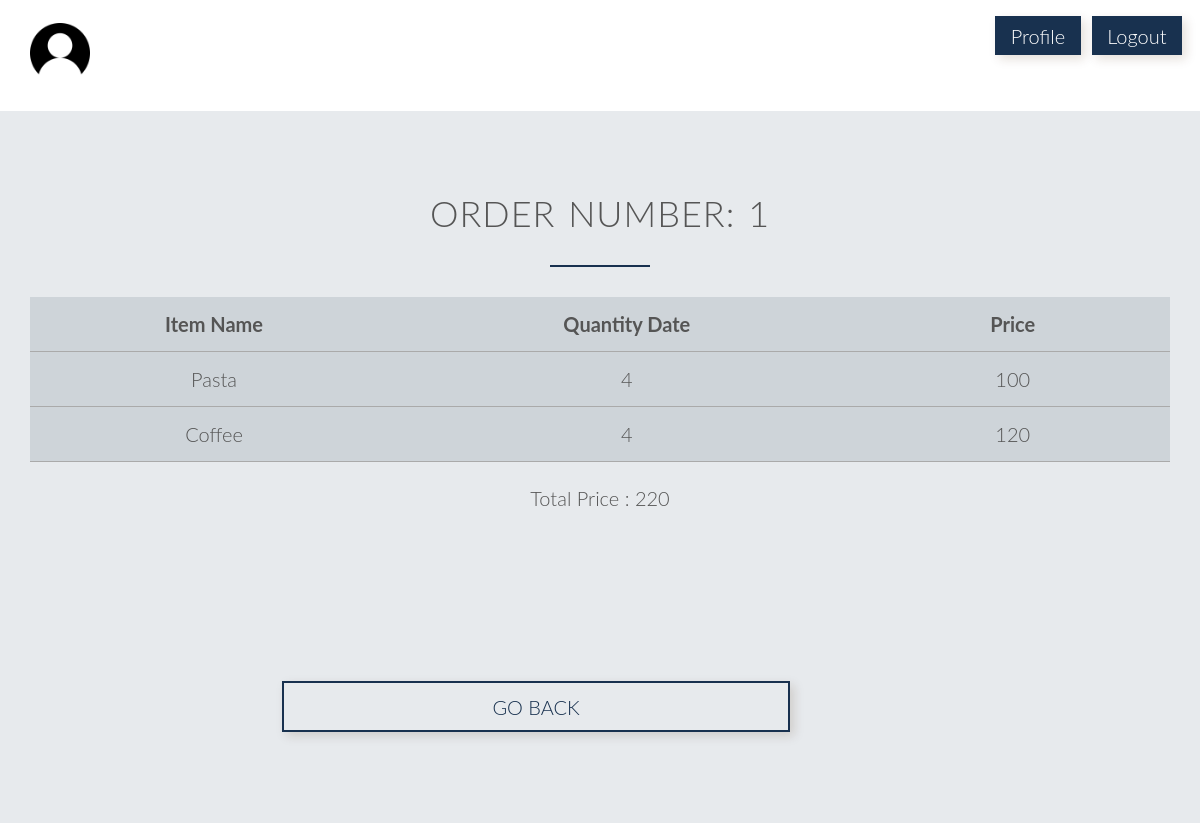
The page /empordview.php?oid=1 (signed in) on the database its author committed.
### tables this page shows
CREATE TABLE `orderdet` (
  `oid` int(11) DEFAULT NULL,
  `iid` int(11) DEFAULT NULL,
  `qty` int(11) DEFAULT NULL
);

CREATE TABLE `sjtalacarte` (
  `iid` int(11) NOT NULL,
  `name` varchar(30) DEFAULT NULL,
  `price` int(11) DEFAULT NULL,
  `time` int(11) NOT NULL
);

CREATE TABLE `ord` (
  `oid` int(11) NOT NULL,
  `cid` int(11) DEFAULT NULL,
  `custid` varchar(10) DEFAULT NULL,
  `odate` date DEFAULT NULL,
  `cost` int(11) DEFAULT NULL,
  `status` varchar(15) DEFAULT NULL,
  `eid` int(11) DEFAULT NULL
);

### empordview.php (the view, shortened to what this page needs)
<!DOCTYPE html>
<?php
    include('sessioncust.php');
    $oid = $_GET['oid'];
?>
<html>
    <head>
        <link rel="stylesheet" type="text/css" href="css/stordstatc.css">
        <link rel="stylesheet" type="text/css" href="css/grid.css">
    </head>
    <body>
        <section class="section-cant">
            <div class="row">
                <div class="col span-10-of-12">
                    <img src="images/person.png" style="border-radius: 20%; width: 5vw;">
                </div>
                <div class="col span-1-of-12"><a style="text-decoration: none; background-color: #18314f; padding: 10% 20%; color: white; vertical-align: text-bottom; margin-top: 20%; margin-bottom: 20%; box-shadow: 4px 4px 10px rgba(72, 39, 10, 0.15)" href="profile.php">Profile</a></div>
                <div class="col span-1-of-12"><a style="text-decoration: none; background-color: #18314f; padding: 10% 20%; color: white; vertical-align: text-bottom; margin-top: 20%; margin-bottom: 20%; box-shadow: 4px 4px 10px rgba(72, 39, 10, 0.15)" href="index.php">Logout</a></div>
            </div>
        </section>
        <section class="section-plans">
			<div class="row">
				<h2>Order Number: <?php
                        echo $oid;
                    ?></h2>
			</div>
            <div class="row">
                <table>
                    <tr>
                        <td width=15 style="text-align: center;"><strong>Item Name</strong></td>
                        <td width=15 style="text-align: center;"><strong>Quantity Date</strong></td>
                        <td width=15 style="text-align: center;"><strong>Price</strong></td>
                    </tr>
                    <?php
                        $c = "select * from ord where oid='$oid'";
                        $res = mysqli_query($db,$c);
                        $det = mysqli_fetch_array($res,MYSQLI_ASSOC);
                        $q = "SELECT * from orderdet where oid='$oid'";
                        $r = mysqli_query($db,$q);
                        while($item = mysqli_fetch_array($r,MYSQLI_ASSOC)){
                            $iid = $item['iid'];
                            if($det['cid']==919){
                                $s = "select * from sjtalacarte where iid='$iid'";
                                $quer = mysqli_query($db,$s);
                                $ala = mysqli_fetch_array($quer,MYSQLI_ASSOC);
                                echo "<tr><td style=\"text-align: center;\">".$ala['name']."</td><td style=\"text-align: center;\">".$item['qty']."</td><td style=\"text-align: center;\">".$item['qty']*$ala['price']."</td></tr>";
                            }
                        }
                    ?>
                </table>
                <div style="text-align:center; margin-top: 2vw;">Total Price : <?php echo $det['cost']; ?></div>
            </div>
		</section>
        <section class="section-plans">
            <div class="row">
                <a style="text-decoration: none; color:#18314f;" href="emphome.php">
                    <div class="col span-5-of-11" style="box-shadow: 4px 4px 10px rgba(72, 39, 10, 0.15); text-align: center; padding: 1%;border: 2px solid #18314f;margin-left:21vw;">
                        GO BACK
                    </div>
                </a>
            </div>
        </section>
   </body>
</html>

### css/stordstatc.css (style rules this page uses)
* { margin:0; padding: 0; -webkit-box-sizing: border-box; box-sizing: border-box; }
html, body { background-color: #fff; color: #555; font-family: 'Lato','Arial', sans-serif; font-weight: 300; font-size: 20px; text-rendering: optimizeLegibility; overflow-x: hidden; }
.row { max-width: 1140px; margin: 0 auto; }
section { padding: 80px 0px; }
h1, h2, h3 { font-weight: 300; text-transform: uppercase; }
h2 { font-size: 180%; word-spacing: 2px; text-align: center; margin-bottom: 30px; letter-spacing: 1px; }
h2:after { display: block; height: 2px; background-color: #18314f; content: " "; width: 100px; margin: 0 auto; margin-top: 30px; }
table { border:none; width: 100%; border-collapse: collapse; }
th, td { padding: 15px; text-align: left; vertical-align: middle; border: none; border-bottom: 1px solid #aaaaaa; }
tr { background-color: rgba(24, 49, 79, 0.12); }
.section-cant { padding: 1%; }
.section-plans { background-color: rgba(24, 49, 79, 0.1); }

### css/grid.css (style rules this page uses)
.row { zoom: 1; }
.row:before, .row:after { content:""; display:table; }
.row:after { clear:both; }
.col { display: block; float:left; margin: 1% 0 1% 1.6%; }
.col:first-child { margin-left: 0; }
.span-5-of-11 { width: 44.58%; }
.span-10-of-12 { width: 83.06%; }
.span-1-of-12 { width: 6.86%; }

### rows shown on the page
orderdet: sjtalacarte.name "Pasta", qty "4", $item['qty']*$ala['price'] "100"
orderdet: sjtalacarte.name "Coffee", qty "4", $item['qty']*$ala['price'] "120"
ord: cost "220"

### other values the page prints
$oid "1"
